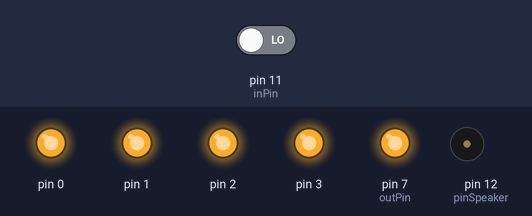
A sketch run on a simulated Arduino Uno, built with avr-gcc and run on an emulated ATmega328P. Shown: output pins drawn as LEDs (lit = HIGH), buzzer (waves = sounding). The test bench sets the inputs (shaded band); at power-on: pin 11 (inPin) LOW. Pins used as bus, display or sensor lines are not drawn.

Above: at 0.1 s.
At 10.6 s:
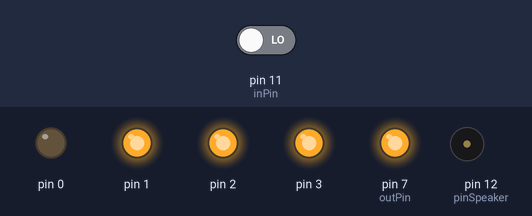
At 21.6 s:
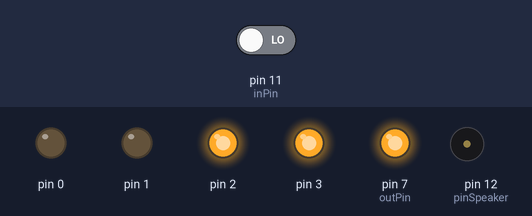
At 32.6 s:
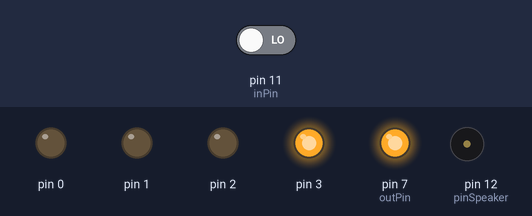
At 39.6 s:
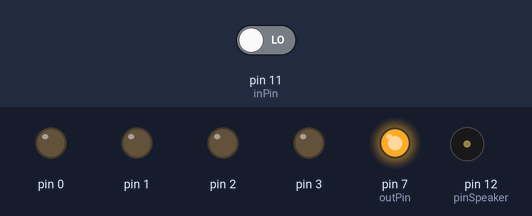
Timing chart, 0 to 40.0 s (numbered marks = the images above):
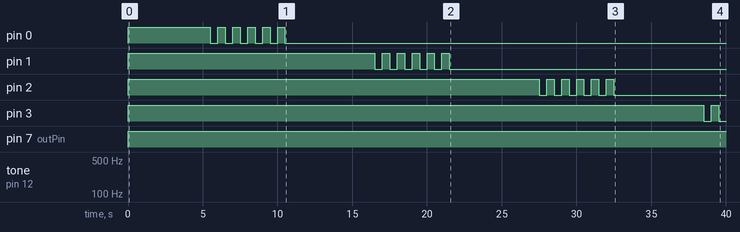

Measured:
- by itself, pin 0: repeats every 1.0 s: LOW 0.50 s, HIGH 0.50 s, until it stays LOW from 10.5 s
- by itself, pin 1: repeats every 1.0 s: LOW 0.50 s, HIGH 0.50 s, until it stays LOW from 21.5 s
- by itself, pin 2: repeats every 1.0 s: LOW 0.50 s, HIGH 0.50 s, until it stays LOW from 32.5 s
- by itself, pin 3: LOW → HIGH at 0.00 s, → LOW 38.5 s later, → HIGH 0.50 s later, → LOW 0.50 s later
- by itself, pin 7 (outPin): LOW → HIGH at 0.00 s

The sketch:

tea_timer3.ino
```cpp
int inPin = 11;         // the number of the input pin
int outPin = 7;       // the number of the output pin
int pinSpeaker = 12;   // The Speaker!

int state = HIGH;      // the current state of the output pin
int reading;           // the current reading from the input pin
int previous = LOW;    // the previous reading from the input pin

long time = 0;         // the last time the output pin was toggled
long debounce = 200;   // the debounce time, increase if the output flickers

void setup()
{
  pinMode(0,OUTPUT); // 1 Minute
  pinMode(1,OUTPUT); // 2 Minutes
  pinMode(2,OUTPUT); // 3 Minutes
  pinMode(3,OUTPUT); // 4 Minutes
  pinMode(inPin, INPUT);
  pinMode(outPin, OUTPUT);
  pinMode(pinSpeaker, OUTPUT);
}

void flash(long duration, int led, int flashes){
 for(int one = 0; one <= flashes; one++){
    delay(duration);
    digitalWrite(led,LOW);
    delay(duration);
    digitalWrite(led,HIGH);
    }

}

void loop()
{
  reading = digitalRead(inPin);

  // if the input just went from LOW and HIGH and we've waited long enough
  // to ignore any noise on the circuit, toggle the output pin and remember
  // the time
  if (reading == HIGH && previous == LOW && millis() - time > debounce) {
    if (state == HIGH)
      state = LOW;
    else
      state = HIGH;

    time = millis();
  }

  digitalWrite(outPin, state);

  previous = reading;

  if(state == HIGH){
    digitalWrite(0,HIGH);
  digitalWrite(1,HIGH);
  digitalWrite(2,HIGH);
  digitalWrite(3,HIGH);
  delay(5000);
 flash(500,0,5);
  digitalWrite(0,LOW);
  delay(5000);
 flash(500,1,5);
  digitalWrite(1,LOW);
  delay(5000);
 flash(500,2,5);
  digitalWrite(2,LOW);
  delay(5000);
 flash(500,3,5);
  digitalWrite(3,LOW);
  delay(150);
  }


  for(int alarm = 0; alarm <= 60; alarm++){
    delay(150);
    playTone(300, 160);
    delay(150);
     }
  }


void playTone(long duration, int freq) {
 duration *= 1000;
 int period = (1.0 / freq) * 1000000;
 long elapsed_time = 0;
 while (elapsed_time < duration) {
 digitalWrite(pinSpeaker,HIGH);
 delayMicroseconds(period / 2);
 digitalWrite(pinSpeaker, LOW);
 delayMicroseconds(period / 2);
 elapsed_time += (period);
 }
}
```
